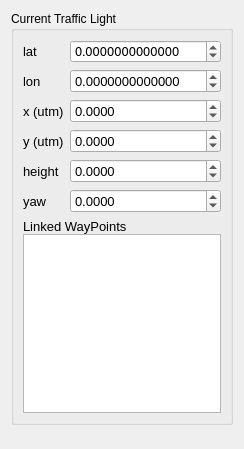
       <widget class="QWidget" name="trafficLightTab">
        <property name="geometry">
         <rect>
          <x>0</x>
          <y>0</y>
          <width>240</width>
          <height>449</height>
         </rect>
        </property>
        <property name="maximumSize">
         <size>
          <width>240</width>
          <height>16777215</height>
         </size>
        </property>
        <attribute name="label">
         <string>Traffic Light</string>
        </attribute>
        <layout class="QGridLayout" name="gridLayout_6">
         <item row="0" column="0">
          <widget class="QGroupBox" name="trafficLightBox">
           <property name="title">
            <string>Current Traffic Light</string>
           </property>
           <layout class="QVBoxLayout" name="verticalLayout_2">
            <item>
             <layout class="QGridLayout" name="gridLayout_2">
              <item row="0" column="0">
               <widget class="QLabel" name="label_tlLat">
                <property name="font">
                 <font>
                  <pointsize>10</pointsize>
                 </font>
                </property>
                <property name="text">
                 <string>lat</string>
                </property>
               </widget>
              </item>
              <item row="0" column="1">
               <widget class="QDoubleSpinBox" name="tlLat">
                <property name="font">
                 <font>
                  <family>FreeSans</family>
                  <pointsize>10</pointsize>
                 </font>
                </property>
                <property name="decimals">
                 <number>13</number>
                </property>
                <property name="minimum">
                 <double>-180.000000000000000</double>
                </property>
                <property name="maximum">
                 <double>180.000000000000000</double>
                </property>
                <property name="singleStep">
                 <double>0.000000000100000</double>
                </property>
                <property name="value">
                 <double>0.000000000000000</double>
                </property>
               </widget>
              </item>
              <item row="1" column="0">
               <widget class="QLabel" name="label_tlLon">
                <property name="font">
                 <font>
                  <pointsize>10</pointsize>
                 </font>
                </property>
                <property name="text">
                 <string>lon</string>
                </property>
               </widget>
              </item>
              <item row="1" column="1">
               <widget class="QDoubleSpinBox" name="tlLon">
                <property name="font">
                 <font>
                  <pointsize>10</pointsize>
                 </font>
                </property>
                <property name="decimals">
                 <number>13</number>
                </property>
                <property name="minimum">
                 <double>-180.000000000000000</double>
                </property>
                <property name="maximum">
                 <double>180.000000000000000</double>
                </property>
                <property name="singleStep">
                 <double>0.000000000100000</double>
                </property>
               </widget>
              </item>
              <item row="2" column="0">
               <widget class="QLabel" name="label_tlUtmX">
                <property name="font">
                 <font>
                  <pointsize>10</pointsize>
                 </font>
                </property>
                <property name="text">
                 <string>x (utm)</string>
                </property>
               </widget>
              </item>
              <item row="2" column="1">
               <widget class="QDoubleSpinBox" name="tlUtmX">
                <property name="font">
                 <font>
                  <pointsize>10</pointsize>
                 </font>
                </property>
                <property name="decimals">
                 <number>4</number>
                </property>
                <property name="minimum">
                 <double>-10000000000.000000000000000</double>
                </property>
                <property name="maximum">
                 <double>10000000000.000000000000000</double>
                </property>
               </widget>
              </item>
              <item row="3" column="0">
               <widget class="QLabel" name="label_tlUtmY">
                <property name="font">
                 <font>
                  <pointsize>10</pointsize>
                 </font>
                </property>
                <property name="text">
                 <string>y (utm)</string>
                </property>
               </widget>
              </item>
              <item row="3" column="1">
               <widget class="QDoubleSpinBox" name="tlUtmY">
                <property name="font">
                 <font>
                  <pointsize>10</pointsize>
                 </font>
                </property>
                <property name="decimals">
                 <number>4</number>
                </property>
                <property name="minimum">
                 <double>-10000000000.000000000000000</double>
                </property>
                <property name="maximum">
                 <double>10000000000.000000000000000</double>
                </property>
               </widget>
              </item>
              <item row="4" column="0">
               <widget class="QLabel" name="label_tlHeight">
                <property name="font">
                 <font>
                  <pointsize>10</pointsize>
                 </font>
                </property>
                <property name="text">
                 <string>height</string>
                </property>
               </widget>
              </item>
              <item row="4" column="1">
               <widget class="QDoubleSpinBox" name="tlHeight">
                <property name="font">
                 <font>
                  <pointsize>10</pointsize>
                 </font>
                </property>
                <property name="decimals">
                 <number>4</number>
                </property>
                <property name="minimum">
                 <double>-10000000000.000000000000000</double>
                </property>
                <property name="maximum">
                 <double>10000000000.000000000000000</double>
                </property>
               </widget>
              </item>
              <item row="5" column="0">
               <widget class="QLabel" name="label_tlOrientation">
                <property name="font">
                 <font>
                  <pointsize>10</pointsize>
                 </font>
                </property>
                <property name="text">
                 <string>yaw</string>
                </property>
               </widget>
              </item>
              <item row="5" column="1">
               <widget class="QDoubleSpinBox" name="tlOrientation">
                <property name="font">
                 <font>
                  <pointsize>10</pointsize>
                 </font>
                </property>
                <property name="decimals">
                 <number>4</number>
                </property>
                <property name="minimum">
                 <double>-10000000000.000000000000000</double>
                </property>
                <property name="maximum">
                 <double>10000000000.000000000000000</double>
                </property>
               </widget>
              </item>
             </layout>
            </item>
            <item>
             <layout class="QGridLayout" name="gridLayout_7" rowstretch="0,0">
              <property name="verticalSpacing">
               <number>0</number>
              </property>
              <property name="topMargin">
               <number>0</number>
              </property>
              <item row="0" column="0">
               <widget class="QLabel" name="label_tlLinkedWaypoints">
                <property name="font">
                 <font>
                  <pointsize>10</pointsize>
                 </font>
                </property>
                <property name="text">
                 <string>Linked WayPoints</string>
                </property>
               </widget>
              </item>
              <item row="1" column="0">
               <widget class="QListWidget" name="tlLinkedWayPoints">
                <property name="editTriggers">
                 <set>QAbstractItemView::AllEditTriggers</set>
                </property>
               </widget>
              </item>
             </layout>
            </item>
           </layout>
          </widget>
         </item>
         <item row="1" column="0">
          <spacer name="spacer_2">
           <property name="orientation">
            <enum>Qt::Vertical</enum>
           </property>
           <property name="sizeHint" stdset="0">
            <size>
             <width>20</width>
             <height>26</height>
            </size>
           </property>
          </spacer>
         </item>
        </layout>
       </widget>
